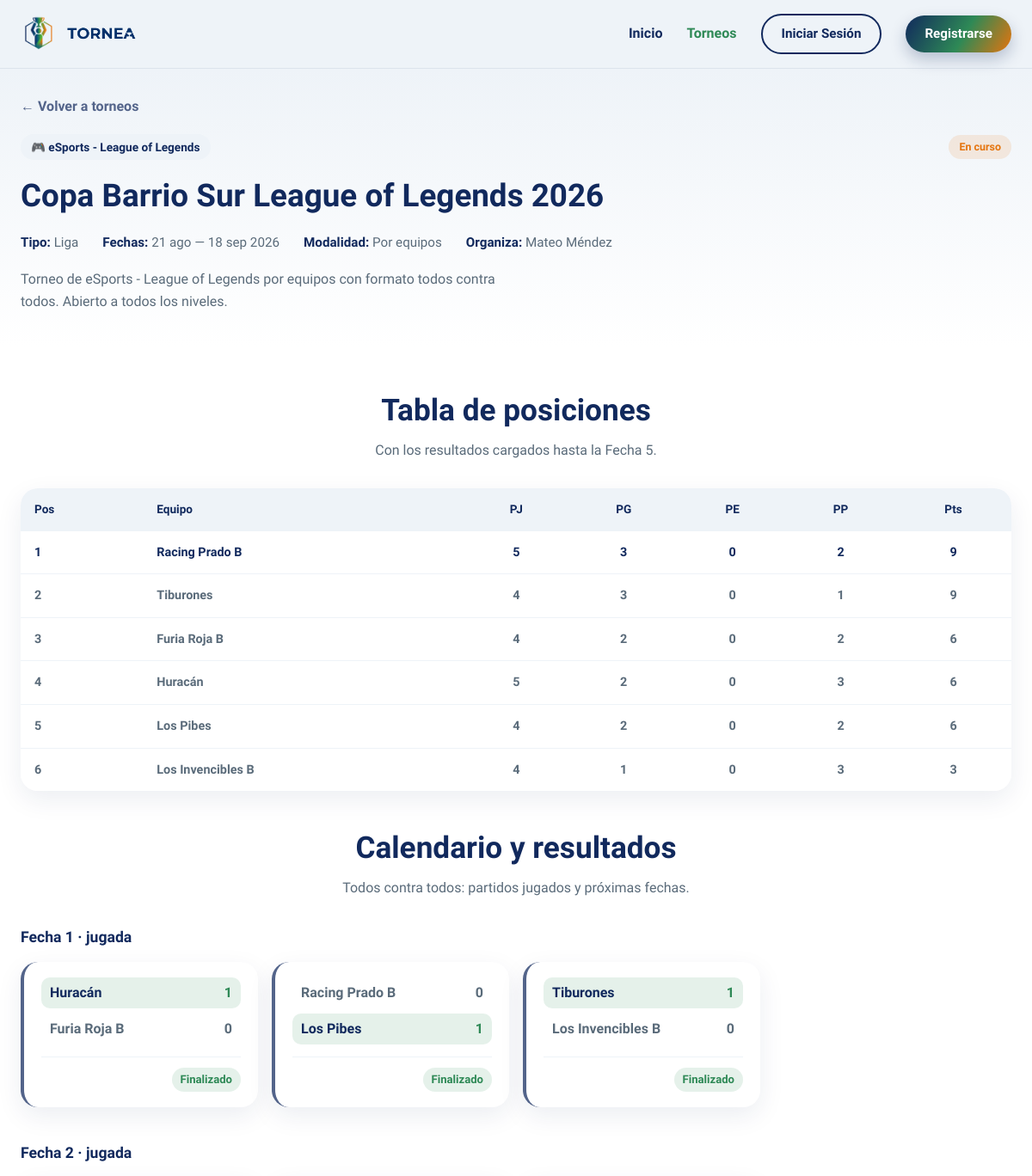
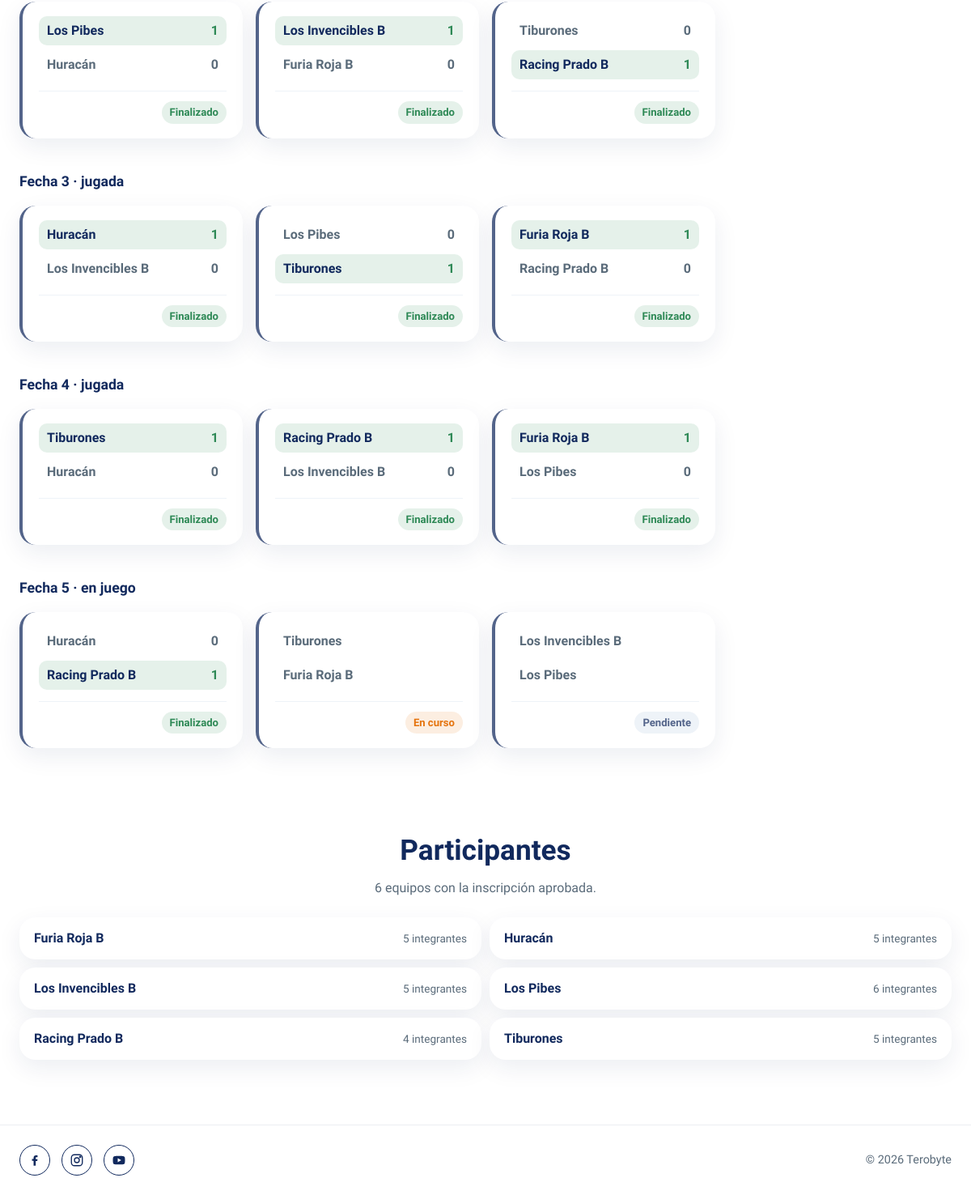
Page /app/views/torneo-detalle.php?id=34 on the committed database (2 pictures, top to bottom).
### tables this page shows
CREATE TABLE torneos (
  id INT AUTO_INCREMENT PRIMARY KEY,
  nombre VARCHAR(150) NOT NULL,
  descripcion TEXT,
  deporte VARCHAR(100),
  tipo ENUM('liga','eliminacion','suizo') NOT NULL,
  modalidad ENUM('individual','equipo') NOT NULL DEFAULT 'individual',
  fecha_inicio DATE,
  fecha_fin DATE,
  estado ENUM('borrador','publicado','en_curso','finalizado') DEFAULT 'borrador',
  created_at TIMESTAMP DEFAULT CURRENT_TIMESTAMP
);

CREATE TABLE rondas (
  id INT AUTO_INCREMENT PRIMARY KEY,
  torneo_id INT NOT NULL,
  numero INT NOT NULL,
  estado ENUM('pendiente','en_curso','finalizada') DEFAULT 'pendiente',
  FOREIGN KEY (torneo_id) REFERENCES torneos(id) ON DELETE CASCADE
);

CREATE TABLE resultados (
  id INT AUTO_INCREMENT PRIMARY KEY,
  enfrentamiento_id INT NOT NULL UNIQUE,
  score_local INT DEFAULT 0,
  score_visitante INT DEFAULT 0,
  registrado_por INT,
  created_at TIMESTAMP DEFAULT CURRENT_TIMESTAMP,
  FOREIGN KEY (enfrentamiento_id) REFERENCES enfrentamientos(id) ON DELETE CASCADE,
  FOREIGN KEY (registrado_por) REFERENCES usuarios(id) ON DELETE SET NULL
);

CREATE TABLE enfrentamientos (
  id INT AUTO_INCREMENT PRIMARY KEY,
  ronda_id INT NOT NULL,
  participante_local_id INT,
  participante_visitante_id INT,
  estado ENUM('pendiente','en_curso','finalizado') DEFAULT 'pendiente',
  FOREIGN KEY (ronda_id) REFERENCES rondas(id) ON DELETE CASCADE,
  FOREIGN KEY (participante_local_id) REFERENCES participantes(id) ON DELETE SET NULL,
  FOREIGN KEY (participante_visitante_id) REFERENCES participantes(id) ON DELETE SET NULL
);

CREATE TABLE participantes (
  id INT AUTO_INCREMENT PRIMARY KEY,
  torneo_id INT NOT NULL,
  usuario_id INT,
  equipo_id INT,
  tipo ENUM('individual','equipo') NOT NULL,
  estado ENUM('pendiente','aprobado','rechazado') DEFAULT 'pendiente',
  created_at TIMESTAMP DEFAULT CURRENT_TIMESTAMP,
  FOREIGN KEY (torneo_id) REFERENCES torneos(id) ON DELETE CASCADE,
  FOREIGN KEY (usuario_id) REFERENCES usuarios(id) ON DELETE SET NULL,
  FOREIGN KEY (equipo_id) REFERENCES equipos(id) ON DELETE SET NULL,
   
   
  UNIQUE KEY uq_participante_usuario (torneo_id, usuario_id),
  UNIQUE KEY uq_participante_equipo (torneo_id, equipo_id)
);

### app/views/partials/match-card.php (the view, shortened to what the rows shown need)
<?php
$es_libre = $en && $en['participante_visitante_id'] === null;
$tiene_resultado = $en && $en['score_local'] !== null;
$gana_local = ($tiene_resultado && $en['score_local'] > $en['score_visitante'])
    || ($es_libre && $torneo['tipo'] !== 'liga');
$gana_visitante = $tiene_resultado && $en['score_visitante'] > $en['score_local'];
$estado_en = $en ? $en['estado'] : 'pendiente';
$cargar_resultado = !empty($editable) && $en && !$es_libre;
?>
<article class="match-card<?= !empty($es_final) ? ' match-card-final' : '' ?><?= $es_libre ? ' match-card-libre' : '' ?>"<?= $en ? ' id="partido-' . (int) $en['id'] . '"' : '' ?>>
  <div class="match-teams">
    <?php foreach (['local' => $gana_local, 'visitante' => $gana_visitante] as $lado => $gana): ?>
      <?php $nombre = !$en ? 'Por definir' : ($lado === 'visitante' && $es_libre ? 'Libre' : $en[$lado]); ?>
      <div class="match-team<?= $gana ? ' match-team-ganador' : '' ?><?= $lado === 'visitante' && $es_libre ? ' match-team-libre' : '' ?>">
        <span class="match-team-nombre"><?= e($nombre) ?></span>
        <?php if ($cargar_resultado): ?>
          <input type="number" class="match-score-input" name="score_<?= $lado ?>" min="0" max="999" required
                 value="<?= $tiene_resultado ? (int) $en['score_' . $lado] : '' ?>"
                 aria-label="Resultado de <?= e($nombre) ?>" />
        <?php elseif ($tiene_resultado): ?>
          <span class="match-team-score"><?= (int) $en['score_' . $lado] ?></span>
        <?php endif; ?>
      </div>
    <?php endforeach; ?>
  </div>
  <div class="match-meta">
    <?php if ($cargar_resultado): ?>
      <button type="submit" class="btn btn-outline match-guardar"><?= $tiene_resultado ? 'Corregir' : 'Guardar' ?></button>
    <?php elseif (!$es_libre): ?>
      <span class="match-estado match-estado-<?= str_replace('_', '-', $estado_en) ?>"><?= etiquetaEstadoPartido($estado_en) ?></span>
    <?php endif; ?>
  </div>
</article>

### app/views/torneo-detalle.php (shortened to what the rows shown need)
<?php
require_once __DIR__ . '/../models/torneo.php';
require_once __DIR__ . '/../models/ronda.php';
require_once __DIR__ . '/../helpers/formato.php';
$modelo = new Torneo();
$id = (int) ($_GET['id'] ?? 0);
$torneo = $modelo->buscarPorId($id);
$usuario_id = $_SESSION['usuario']['id'] ?? 0;
$puede_gestionar = $torneo && $modelo->puedeGestionar($id, $usuario_id);
$gestiona_como_admin = $puede_gestionar && !$modelo->esOrganizador($id, $usuario_id);
if ($torneo && $torneo['estado'] === 'borrador' && !$gestiona_como_admin) {
    $volver = ['url' => '/tornea/app/views/perfil.php', 'texto' => 'Volver a mis torneos'];
} else {
    $volver = ['url' => '/tornea/app/views/torneos.php', 'texto' => 'Volver a torneos'];
}
if (!$torneo) {
    http_response_code(404);
} else {
    $organizadores = $modelo->listarOrganizadores($id);
    $participantes = $modelo->listarParticipantes($id);
    $rondas = $modelo->listarRondas($id);
    $es_por_equipos = $torneo['modalidad'] === 'equipo';
    $modalidad = $es_por_equipos ? 'Por equipos' : 'Individual';
    $prefijo_ronda = $torneo['tipo'] === 'liga' ? 'Fecha' : 'Ronda';
    $mensajes = [
        'borrador' => 'El torneo todavía es un borrador: publicalo para abrir la inscripción.',
        'publicado' => 'Las rondas se generan cuando arranca el torneo.',
        'en_curso' => 'Todavía no se generaron las rondas.',
        'finalizado' => 'Este torneo no tiene rondas registradas.',
    ];
    $mensaje_sin_rondas = $mensajes[$torneo['estado']];
    $modeloRonda = new Ronda();
    $puede_cargar = $puede_gestionar && $torneo['estado'] === 'en_curso';
    if ($torneo['tipo'] === 'eliminacion') {
        $llave = [];
        $total_rondas = count($participantes) >= 2 ? (int) ceil(log(count($participantes), 2)) : count($rondas);
        for ($k = 1; $k <= max($total_rondas, count($rondas)); $k++) {
            if (isset($rondas[$k - 1])) {
                $enfrentamientos = $rondas[$k - 1]['enfrentamientos'];
                $estado_ronda = $rondas[$k - 1]['estado'];
            } else {
                $enfrentamientos = array_fill(0, (int) pow(2, $total_rondas - $k), null);
                $estado_ronda = 'pendiente';
            }
            $llave[] = ['cruces' => count($enfrentamientos), 'estado' => $estado_ronda, 'enfrentamientos' => $enfrentamientos];
        }
        $campeon = null;
        $ultima = end($llave);
        if ($ultima && $ultima['cruces'] === 1 && $ultima['enfrentamientos'][0]) {
            $final = $ultima['enfrentamientos'][0];
            if ($final['score_local'] !== null && $final['score_local'] != $final['score_visitante']) {
                $campeon = $final['score_local'] > $final['score_visitante'] ? $final['local'] : $final['visitante'];
            }
        }
    } else {
        $posiciones = $modelo->listarPosiciones($id);
        $campeon = $torneo['estado'] === 'finalizado' ? $modeloRonda->campeon($torneo) : null;
        $ultima_jugada = null;
        foreach ($rondas as $r) {
            foreach ($r['enfrentamientos'] as $en) {
                if ($en['score_local'] !== null) {
                    $ultima_jugada = $r['numero'];
                }
            }
        }
    }
}
?>
<!DOCTYPE html>
<html lang="es">
<head>
  <link rel="stylesheet" href="/tornea/css/style.css?v=2" />
  <link rel="stylesheet" href="/tornea/css/torneos.css?v=3" />
  <link rel="stylesheet" href="/tornea/css/torneo-detalle.css?v=8" />
  <link rel="stylesheet" href="/tornea/css/auth.css?v=3" />
  <link rel="stylesheet" href="/tornea/css/equipos.css?v=2" />
</head>
<body>
  <?php $pagina_actual = 'torneos'; include __DIR__ . '/partials/header.php'; ?>
  <main>
    <section class="torneo-detalle-hero">
      <div class="container">
        <a href="<?= $volver['url'] ?>" class="volver-link">← <?= $volver['texto'] ?></a>
        <?php if (!$torneo): ?>
          <h1 class="torneo-detalle-nombre">Torneo no encontrado</h1>
          <p class="torneo-detalle-descripcion">El torneo que buscás no existe o todavía no fue publicado.</p>
        <?php else: ?>
          <div class="torneo-detalle-top">
            <span class="torneo-badge"><?= iconoDeporte($torneo['deporte']) ?> <?= e($torneo['deporte']) ?></span>
            <span class="torneo-estado <?= claseEstado($torneo['estado']) ?>"><?= etiquetaEstado($torneo['estado']) ?></span>
          </div>
          <h1 class="torneo-detalle-nombre"><?= e($torneo['nombre']) ?></h1>
          <ul class="torneo-detalle-datos">
            <li><strong>Tipo:</strong> <?= etiquetaTipo($torneo['tipo']) ?></li>
            <li><strong>Fechas:</strong> <?= formatearFechas($torneo['fecha_inicio'], $torneo['fecha_fin']) ?></li>
            <li><strong>Modalidad:</strong> <?= $modalidad ?></li>
            <li><strong>Organiza:</strong> <?= e(implode(', ', array_column($organizadores, 'nombre'))) ?></li>
          </ul>
          <?php if (trim((string) $torneo['descripcion']) !== ''): ?>
            <p class="torneo-detalle-descripcion"><?= nl2br(e($torneo['descripcion'])) ?></p>
          <?php endif; ?>
        <?php endif; ?>
      </div>
    </section>
    <?php if ($torneo): ?>
      <?php if ($torneo['tipo'] === 'eliminacion'): ?>
        <section class="bracket-section">
          <div class="container">
            <h2 class="section-title">Llaves del torneo</h2>
            <?php if ($campeon): ?>
              <p class="section-subtitle">🏆 Campeón: <strong><?= e($campeon) ?></strong></p>
            <?php elseif ($rondas): ?>
              <p class="section-subtitle">Resultado y estado de cada cruce, ronda por ronda.</p>
            <?php endif; ?>
            <?php if ($llave): ?>
              <div class="bracket">
                <?php foreach ($llave as $ronda): ?>
                  <div class="bracket-round">
                    <h3 class="bracket-round-title"><?= nombreRondaEliminacion($ronda['cruces']) ?></h3>
                    <div class="bracket-matches">
                      <?php $es_final = $ronda['cruces'] === 1; ?>
                      <?php $editable = $puede_cargar && $ronda['estado'] === 'en_curso'; ?>
                      <?php foreach ($ronda['enfrentamientos'] as $en): ?>
                        <?php include __DIR__ . '/partials/match-card.php'; ?>
                      <?php endforeach; ?>
                      <?php $es_final = false; $editable = false; ?>
                    </div>
                  </div>
                <?php endforeach; ?>
              </div>
            <?php else: ?>
              <p class="detalle-vacio"><?= $mensaje_sin_rondas ?></p>
            <?php endif; ?>
          </div>
        </section>
      <?php else: ?>
        <section class="posiciones-section">
          <div class="container">
            <h2 class="section-title"><?= $torneo['tipo'] === 'liga' ? 'Tabla de posiciones' : 'Clasificación' ?></h2>
            <?php if ($campeon): ?>
              <p class="section-subtitle">🏆 Campeón: <strong><?= e($campeon) ?></strong></p>
            <?php elseif ($ultima_jugada): ?>
              <p class="section-subtitle">Con los resultados cargados hasta la <?= $prefijo_ronda ?> <?= $ultima_jugada ?>.</p>
            <?php endif; ?>
            <?php if ($posiciones): ?>
              <div class="tabla-posiciones-wrap">
                <table class="tabla-posiciones">
                  <thead>
                    <tr>
                      <th>Pos</th>
                      <th><?= $es_por_equipos ? 'Equipo' : 'Jugador' ?></th>
                      <th>PJ</th>
                      <th>PG</th>
                      <th>PE</th>
                      <th>PP</th>
                      <th>Pts</th>
                    </tr>
                  </thead>
                </table>
              </div>
            <?php else: ?>
              <p class="detalle-vacio"><?= $mensaje_sin_rondas ?></p>
            <?php endif; ?>
          </div>
        </section>
        <?php if ($rondas): ?>
          <section class="calendario-section">
            <div class="container">
              <h2 class="section-title"><?= $torneo['tipo'] === 'liga' ? 'Calendario y resultados' : 'Emparejamientos' ?></h2>
              <div class="calendario-fechas">
                <?php foreach ($rondas as $ronda): ?>
                  <div class="fecha-grupo" id="ronda-<?= (int) $ronda['numero'] ?>">
                    <h3 class="bracket-round-title"><?= etiquetaRonda($prefijo_ronda, $ronda['numero'], $ronda['estado']) ?></h3>
                    <div class="bracket-matches">
                      <?php $editable = $puede_cargar && $ronda['estado'] === 'en_curso'; ?>
                      <?php foreach ($ronda['enfrentamientos'] as $en): ?>
                        <?php include __DIR__ . '/partials/match-card.php'; ?>
                      <?php endforeach; ?>
                    </div>
                  </div>
                <?php endforeach; ?>
              </div>
            </div>
          </section>
        <?php endif; ?>
      <?php endif; ?>
      <section class="participantes-section">
        <div class="container">
          <h2 class="section-title">Participantes</h2>
          <?php if ($participantes): ?>
            <ul class="participantes-lista">
              <?php foreach ($participantes as $p): ?>
                <li class="participante-item">
                  <span class="participante-nombre"><?= e($p['nombre']) ?></span>
                  <?php if ($p['tipo'] === 'equipo'): ?>
                    <span class="participante-extra"><?= (int) $p['miembros'] ?> integrantes</span>
                  <?php endif; ?>
                </li>
              <?php endforeach; ?>
            </ul>
          <?php else: ?>
            <p class="detalle-vacio">Todavía no hay participantes aprobados.</p>
          <?php endif; ?>
        </div>
      </section>
    <?php endif; ?>
  </main>
</body>
</html>

### rows in the picture
torneos: deporte "🎮", deporte "eSports - League of Legends", estado "En curso", nombre "Copa Barrio Sur League of Legends 2026", tipo "Liga", fecha_inicio+fecha_fin "21 ago — 18 sep 2026", modalidad "Por equipos", descripcion "Torneo de eSports - League of Legends por equipos con formato todos contra todos. Abierto a todos los niveles.", tipo "Fecha", tipo "Fecha 1 · jugada", tipo "Fecha 2 · jugada", tipo "Fecha 3 · jugada", tipo "Fecha 4 · jugada", tipo "Fecha 5 · en juego"
rondas: nombre "Huracán", resultados.score_local "1", nombre "Furia Roja B", resultados.score_visitante "0", enfrentamientos.estado "Finalizado", nombre "Racing Prado B", resultados.score_local "0", nombre "Los Pibes", resultados.score_visitante "1", nombre "Tiburones", nombre "Los Invencibles B"
rondas: nombre "Los Pibes", resultados.score_local "1", nombre "Huracán", resultados.score_visitante "0", enfrentamientos.estado "Finalizado", nombre "Los Invencibles B", nombre "Furia Roja B", nombre "Tiburones", resultados.score_local "0", nombre "Racing Prado B", resultados.score_visitante "1"
rondas: nombre "Huracán", resultados.score_local "1", nombre "Los Invencibles B", resultados.score_visitante "0", enfrentamientos.estado "Finalizado", nombre "Los Pibes", resultados.score_local "0", nombre "Tiburones", resultados.score_visitante "1", nombre "Furia Roja B", nombre "Racing Prado B"
rondas: nombre "Tiburones", resultados.score_local "1", nombre "Huracán", resultados.score_visitante "0", enfrentamientos.estado "Finalizado", nombre "Racing Prado B", nombre "Los Invencibles B", nombre "Furia Roja B", nombre "Los Pibes"
rondas: nombre "Huracán", resultados.score_local "0", nombre "Racing Prado B", resultados.score_visitante "1", enfrentamientos.estado "Finalizado"
enfrentamientos: nombre "Tiburones", nombre "Furia Roja B", estado "En curso"
enfrentamientos: nombre "Los Invencibles B", nombre "Los Pibes", estado "Pendiente"
participantes: nombre "Furia Roja B", miembros "5"
participantes: nombre "Huracán", miembros "5"
participantes: nombre "Los Invencibles B", miembros "5"
participantes: nombre "Los Pibes", miembros "6"
participantes: nombre "Racing Prado B", miembros "4"
participantes: nombre "Tiburones", miembros "5"

### other values in the picture
$volver['texto'] "Volver a torneos"
implode(', ', array_column($organizadores, 'nombre')) "Mateo Méndez"
$ultima_jugada "5"
$fila['nombre'] "Racing Prado B"
$fila['pj'] "5"
$fila['pg'] "3"
$fila['pe'] "0"
$fila['pp'] "2"
$fila['puntos'] "9"
$fila['nombre'] "Tiburones"
$fila['pj'] "4"
$fila['pp'] "1"
$fila['nombre'] "Furia Roja B"
$fila['pg'] "2"
$fila['puntos'] "6"
